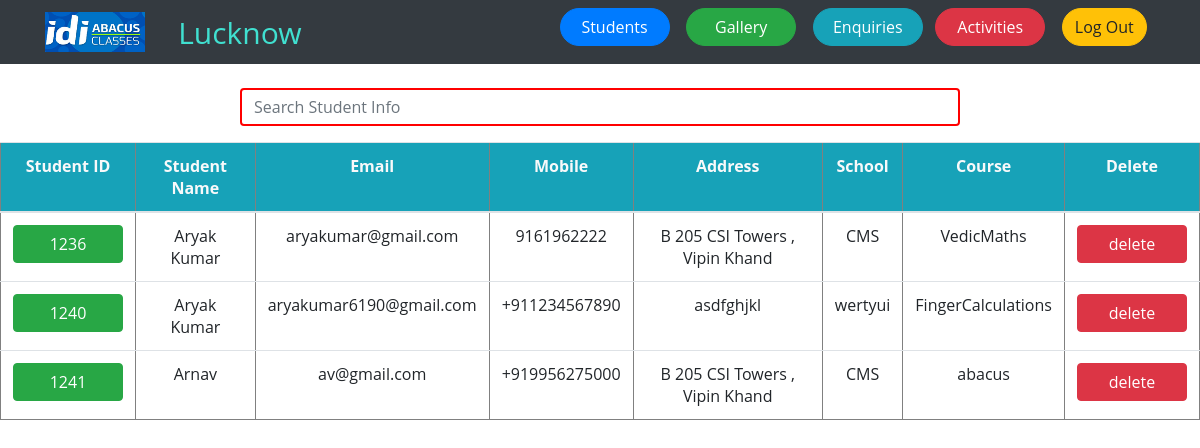
The app's page /allstudents.php (signed in) with its own data.
### tables this page shows
CREATE TABLE `Register` (
  `id` int(255) NOT NULL,
  `name` varchar(50) NOT NULL,
  `email` varchar(50) NOT NULL,
  `mobile` varchar(13) NOT NULL,
  `add` varchar(100) NOT NULL,
  `school` varchar(50) NOT NULL,
  `course` varchar(20) NOT NULL
);

### allstudents.php (the view, shortened to what this page needs)
<html xmlns="http://www.w3.org/1999/xhtml">
<head>
<?php include('head.php');session_start();
error_reporting(0);?>
</head>
<body>
<?php include "admin_header.php";?>
  <center>
  <form class="form-inline mx-auto d-block">
  <input class="form-control" id="myInput" type="text" placeholder="Search Student Info" style="width:60%;border: 2px solid red;">
  </form>
  </center>
  <div class="table-responsive">
<?php
include("conn.php");
$sql = "select * from Register";
$result = mysqli_query($conn,$sql) or die(mysqli_error($conn));
echo "<table width='90%' align='center' border='1' class='table table-hover'>";
echo "<th class='bg-info text-light'><center>Student ID</center>
<th  class='bg-info text-light'><center>Student Name</center>
<th  class='bg-info text-light'><center>Email</center>
<th  class='bg-info text-light'><center>Mobile</center>
<th  class='bg-info text-light'><center>Address</center>
<th  class='bg-info text-light'><center>School</center>
<th  class='bg-info text-light'><center>Course</center>
<th  class='bg-info text-light'><center>Delete</center>";
echo '<tbody id="myTable">';
while($row = mysqli_fetch_array($result))
{
	echo "<tr align='center'>";
	echo "<td><a href='show_profile.php?id=$row[0]'><button class='btn btn-success' >$row[0]</button></a></td>";
	echo "<td>$row[1] </td>";
	echo "<td>$row[2] </td>";
	echo "<td>$row[3] </td>";
	echo "<td>$row[4] </td>";
	echo "<td>$row[5] </td>";
	echo "<td>$row[6] </td>";
	echo "<td> <a href='del_students.php?id=$row[0]'><button class='btn btn-danger' >delete</button</a></td>";
	echo "</tr>";
}
?>
</tbody>
</table>
</div>
</body>
</html>

### style.css (style rules this page uses)
:root { --primary-color: #74a035; --secondary-color: #ffa800; --tartiary-color: rgb(116,160,53, 0.9); --quarternary-color: rgb(65, 99, 18); --primary-font: 'Open Sans', sans-serif; }
body { font-family: var(--primary-font) !important; }

### admin_header.php (style rules this page uses)
button { width:110px; }

### records on screen
register: id "1236", name "Aryak Kumar", email "aryakumar@gmail.com", mobile "9161962222", add "B 205 CSI Towers , Vipin Khand", school "CMS", course "VedicMaths"
register: id "1240", name "Aryak Kumar", email "aryakumar6190@gmail.com", mobile "+911234567890", add "asdfghjkl", school "wertyui", course "FingerCalculations"
register: id "1241", name "Arnav", email "av@gmail.com", mobile "+919956275000", add "B 205 CSI Towers , Vipin Khand", school "CMS", course "abacus"
